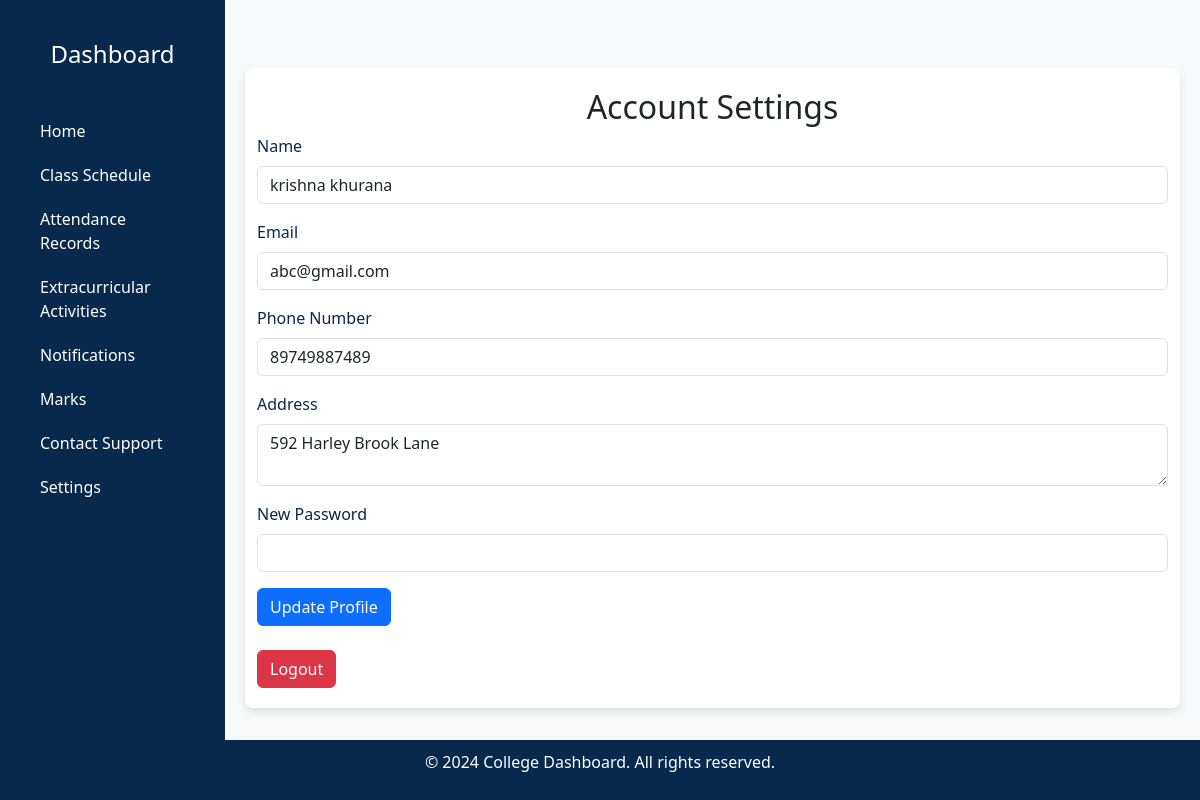
/settings.php (signed in), run on the app's committed database.
### tables this page shows
CREATE TABLE IF NOT EXISTS `student_info` (
  `enrollment_number` int NOT NULL,
  `name` varchar(100) NOT NULL,
  `course` varchar(50) DEFAULT NULL,
  `year` varchar(10) DEFAULT NULL,
  `section` varchar(10) DEFAULT NULL,
  `dob` date DEFAULT NULL,
  `aadhaar_number` bigint DEFAULT NULL,
  `gmail` varchar(100) DEFAULT NULL,
  `abc_id` varchar(50) DEFAULT NULL,
  `phone_number` varchar(15) DEFAULT NULL,
  `address` varchar(255) DEFAULT NULL,
  `guardian_phone_number` varchar(10) NOT NULL,
  PRIMARY KEY (`enrollment_number`)
);

### settings.php (the view, shortened to what this page needs)
<?php
$servername = "localhost";
$username = "root";
$password = "";
$dbname = "college_dashboard";
$conn = new mysqli($servername, $username, $password, $dbname);
$enrollment_number = $_SESSION['enrollment_number'];
$sql = "SELECT name, gmail, phone_number, address FROM student_info WHERE enrollment_number = ?";
$stmt = $conn->prepare($sql);
$stmt->bind_param("s", $enrollment_number);
$stmt->execute();
$result = $stmt->get_result();
$student = $result->fetch_assoc();
?>
<!DOCTYPE html>
<html lang="en">
<head>
    <link href="https://cdn.jsdelivr.net/npm/bootstrap@5.3.0-alpha3/dist/css/bootstrap.min.css" rel="stylesheet">
</head>
<body>
    <?php include('header.php') ?>
    <div class="content-wrapper">
        <div class="container mt-5">
            <h2 class="text-center">Account Settings</h2>
            <form method="POST" action="settings.php">
                <div class="mb-3">
                    <label for="name" class="form-label">Name</label>
                    <input type="text" name="name" class="form-control" id="name" value="<?php echo htmlspecialchars($student['name']); ?>" required>
                </div>
                <div class="mb-3">
                    <label for="gmail" class="form-label">Email</label>
                    <input type="email" name="gmail" class="form-control" id="gmail" value="<?php echo htmlspecialchars($student['gmail']); ?>" required>
                </div>
                <div class="mb-3">
                    <label for="phone_number" class="form-label">Phone Number</label>
                    <input type="text" name="phone_number" class="form-control" id="phone_number" value="<?php echo htmlspecialchars($student['phone_number']); ?>" required>
                </div>
                <div class="mb-3">
                    <label for="address" class="form-label">Address</label>
                    <textarea name="address" class="form-control" id="address" required><?php echo htmlspecialchars($student['address']); ?></textarea>
                </div>
                <div class="mb-3">
                    <label for="password" class="form-label">New Password</label>
                    <input type="password" name="password" class="form-control" id="password" required>
                </div>
                <button type="submit" class="btn btn-primary">Update Profile</button>
            </form>
            <div class="mt-4">
                <a href="logout.php" class="btn btn-danger">Logout</a>
            </div>
        </div>
    </div>
    <div class="footer">
        <p>&copy; 2024 College Dashboard. All rights reserved.</p>
    </div>
</body>
</html>

### settings.php (style rules this page uses)
body { background-color: #f7f9fb; margin: 0; padding: 0; display: flex; min-height: 100vh; flex-direction: column; }
.content-wrapper { margin-left: 225px; flex-grow: 1; padding: 20px; background-color: #f7f9fb; }
.footer { background-color: #07294d; color: white; text-align: center; padding: 10px 0; width: 100%; position: relative; bottom: 0; flex-shrink: 0; }
.container { max-width: 600px; background-color: #ffffff; padding: 20px; border-radius: 8px; box-shadow: 0px 4px 8px rgba(0, 0, 0, 0.1); }
h2 { color: #07294d; font-weight: 600; }
label { color: #07294d; }
.btn-primary { background-color: #07294d; border: none; }

### header.php (style rules this page uses)
body, html { margin: 0; padding: 0; width: 100%; height: 100%; background-color: #f0f0f0; }

### data on the page
student_info: name "krishna khurana", gmail "abc@gmail.com", phone_number "89749887489", address "592 Harley Brook Lane"
